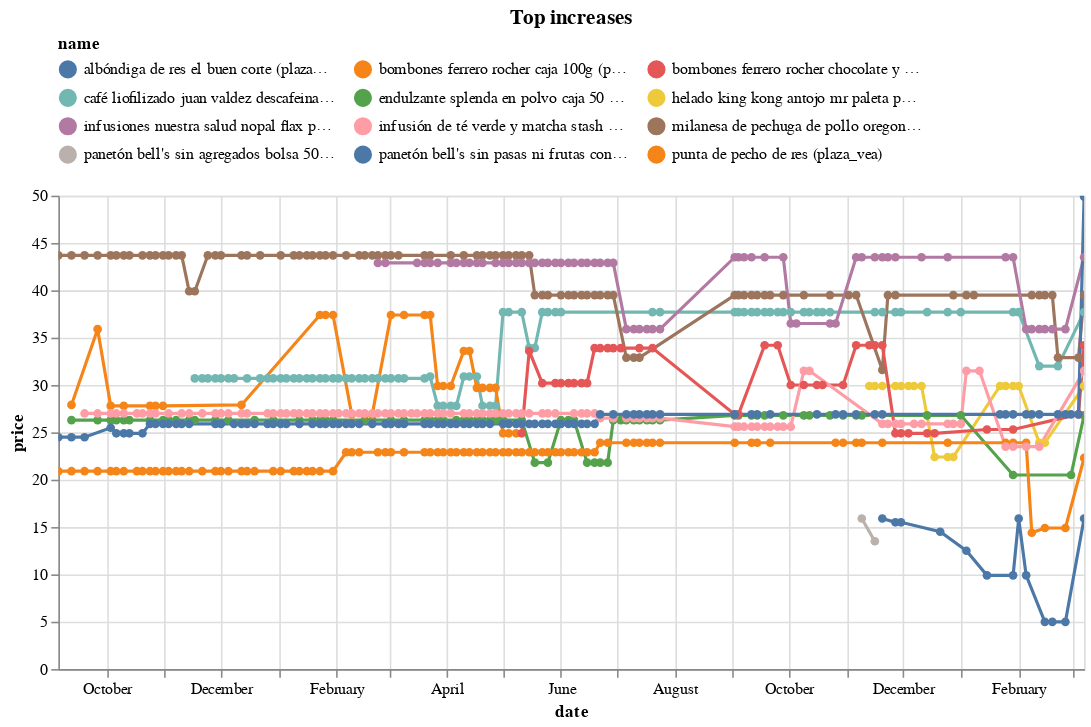

Notebook cell for this chart:
### Code cell
(top_changes_abs
 .sort_values('change')
 .tail(10)
 .pipe(plot_changes, 'Top increases')
)

### Figure 1 — Vega-Lite specification as saved in the notebook (floating-point values rounded to 4 significant figures; data arrays with more than 128 entries replaced by an {"elided": "..."} marker saying what was removed)
{"config": {"view": {"continuousWidth": 300, "continuousHeight": 300}, "legend": {"columns": 3, "orient": "top"}}, "data": {"name": "data-0951efb7937e0377f755702cbe60af61"}, "mark": {"type": "line", "point": true}, "encoding": {"color": {"field": "name", "scale": {"domain": ["albóndiga de res el buen corte (plaza_vea)", "bombones ferrero rocher caja 100g (plaza_vea)", "bombones ferrero rocher chocolate y avellanas caja 100g (plaza_vea)", "café liofilizado juan valdez descafeinado frasco 95g (plaza_vea)", "endulzante splenda en polvo caja 50 sobres (plaza_vea)", "helado king kong antojo mr paleta pote 460ml (plaza_vea)", "infusiones nuestra salud nopal flax paquete 454g (plaza_vea)", "infusión de té verde y matcha stash ginger peach caja 18un (plaza_vea)", "milanesa de pechuga de pollo oregon foods súper rancheras bolsa 900g (plaza_vea)", "panetón bell's sin agregados bolsa 500g (plaza_vea)", "panetón bell's sin pasas ni frutas confitadas bolsa 500g (plaza_vea)", "punta de pecho de res (plaza_vea)"]}, "type": "nominal"}, "tooltip": [{"field": "name", "type": "nominal"}, {"field": "price", "type": "quantitative"}, {"field": "last_price", "type": "quantitative"}], "x": {"field": "date", "type": "temporal"}, "y": {"field": "price", "type": "quantitative"}}, "params": [{"name": "param_11", "select": {"type": "point", "fields": ["name"]}, "bind": "legend"}, {"name": "param_12", "select": {"type": "interval", "encodings": ["x", "y"]}, "bind": "scales"}], "title": "Top increases", "transform": [{"filter": {"param": "param_11"}}], "width": 650, "$schema": "https://vega.github.io/schema/vega-lite/v5.16.3.json", "datasets": {"data-0951efb7937e0377f755702cbe60af61": {"elided": "695 records"}}}
